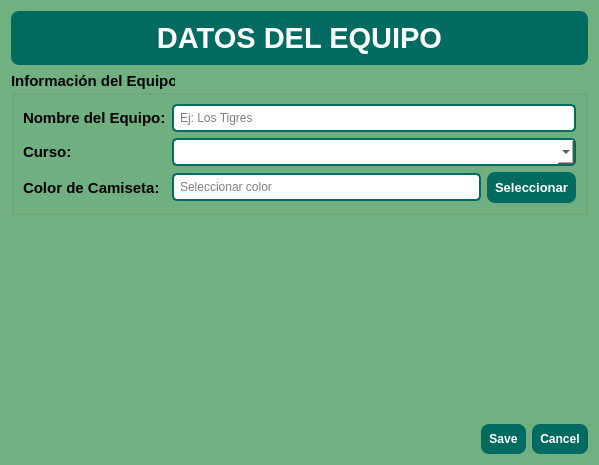
<?xml version="1.0" encoding="UTF-8"?>
<ui version="4.0">
 <class>DialogFormEquipo</class>
 <widget class="QDialog" name="DialogFormEquipo">
  <property name="geometry">
   <rect>
    <x>0</x>
    <y>0</y>
    <width>599</width>
    <height>465</height>
   </rect>
  </property>
  <property name="windowTitle">
   <string>Formulario de Equipo</string>
  </property>
  <property name="styleSheet">
   <string notr="true">
   QDialog {
       background-color: rgb(113, 177, 129);
   }
   QLabel#lblTitulo {
       font-size: 22pt;
       font-weight: bold;
       color: white;
       background-color: rgb(1, 107, 97);
       border-radius: 8px;
       padding: 10px;
   }
   QPushButton {
       background-color: rgb(1, 107, 97);
       color: white;
       border-radius: 8px;
       padding: 8px;
       font-weight: bold;
   }
   QPushButton:hover {
       background-color: #93da97;
       color: rgb(1, 107, 97);
   }
   QPushButton:pressed {
       background-color: rgb(1, 107, 97);
   }
   QLineEdit, QComboBox {
       border: 2px solid rgb(1,107,97);
       border-radius: 5px;
       padding: 4px;
       background-color: white;
       color: black;
   }
   QLabel#lblVistaPrevia {
       border: 2px solid rgb(1,107,97);
       border-radius: 8px;
       background-color: white;
   }
   </string>
  </property>
  <layout class="QVBoxLayout" name="verticalLayout">
   <item>
    <widget class="QLabel" name="lblTitulo">
     <property name="text">
      <string>DATOS DEL EQUIPO</string>
     </property>
     <property name="alignment">
      <set>Qt::AlignmentFlag::AlignCenter</set>
     </property>
    </widget>
   </item>
   <item>
    <widget class="QGroupBox" name="groupBox">
     <property name="font">
      <font>
       <pointsize>11</pointsize>
       <bold>true</bold>
      </font>
     </property>
     <property name="title">
      <string>Información del Equipo</string>
     </property>
     <layout class="QFormLayout" name="formLayout">
      <item row="0" column="0">
       <widget class="QLabel" name="lblNombre">
        <property name="font">
         <font>
          <pointsize>11</pointsize>
          <bold>true</bold>
         </font>
        </property>
        <property name="text">
         <string>Nombre del Equipo:</string>
        </property>
       </widget>
      </item>
      <item row="0" column="1">
       <widget class="QLineEdit" name="txtNombre">
        <property name="placeholderText">
         <string>Ej: Los Tigres</string>
        </property>
       </widget>
      </item>
      <item row="1" column="0">
       <widget class="QLabel" name="lblCurso">
        <property name="font">
         <font>
          <pointsize>11</pointsize>
          <bold>true</bold>
         </font>
        </property>
        <property name="text">
         <string>Curso:</string>
        </property>
       </widget>
      </item>
      <item row="1" column="1">
       <widget class="QComboBox" name="cmbCurso"/>
      </item>
      <item row="2" column="0">
       <widget class="QLabel" name="lblColor">
        <property name="font">
         <font>
          <pointsize>11</pointsize>
          <bold>true</bold>
         </font>
        </property>
        <property name="text">
         <string>Color de Camiseta:</string>
        </property>
       </widget>
      </item>
      <item row="2" column="1">
       <layout class="QHBoxLayout" name="horizontalLayout">
        <item>
         <widget class="QLineEdit" name="txtColor">
          <property name="readOnly">
           <bool>true</bool>
          </property>
          <property name="placeholderText">
           <string>Seleccionar color</string>
          </property>
         </widget>
        </item>
        <item>
         <widget class="QPushButton" name="btnSeleccionarColor">
          <property name="font">
           <font>
            <pointsize>10</pointsize>
            <bold>true</bold>
           </font>
          </property>
          <property name="text">
           <string>Seleccionar</string>
          </property>
         </widget>
        </item>
       </layout>
      </item>
     </layout>
    </widget>
   </item>
   <item>
    <spacer name="verticalSpacer">
     <property name="orientation">
      <enum>Qt::Orientation::Vertical</enum>
     </property>
     <property name="sizeHint" stdset="0">
      <size>
       <width>0</width>
       <height>0</height>
      </size>
     </property>
    </spacer>
   </item>
   <item>
    <widget class="QDialogButtonBox" name="buttonBox">
     <property name="font">
      <font>
       <pointsize>11</pointsize>
      </font>
     </property>
     <property name="standardButtons">
      <set>QDialogButtonBox::StandardButton::Cancel|QDialogButtonBox::StandardButton::Save</set>
     </property>
    </widget>
   </item>
  </layout>
 </widget>
 <resources/>
 <connections>
  <connection>
   <sender>buttonBox</sender>
   <signal>accepted()</signal>
   <receiver>DialogFormEquipo</receiver>
   <slot>accept()</slot>
   <hints>
    <hint type="sourcelabel">
     <x>20</x>
     <y>20</y>
    </hint>
    <hint type="destinationlabel">
     <x>20</x>
     <y>20</y>
    </hint>
   </hints>
  </connection>
  <connection>
   <sender>buttonBox</sender>
   <signal>rejected()</signal>
   <receiver>DialogFormEquipo</receiver>
   <slot>reject()</slot>
   <hints>
    <hint type="sourcelabel">
     <x>20</x>
     <y>20</y>
    </hint>
    <hint type="destinationlabel">
     <x>20</x>
     <y>20</y>
    </hint>
   </hints>
  </connection>
 </connections>
</ui>
